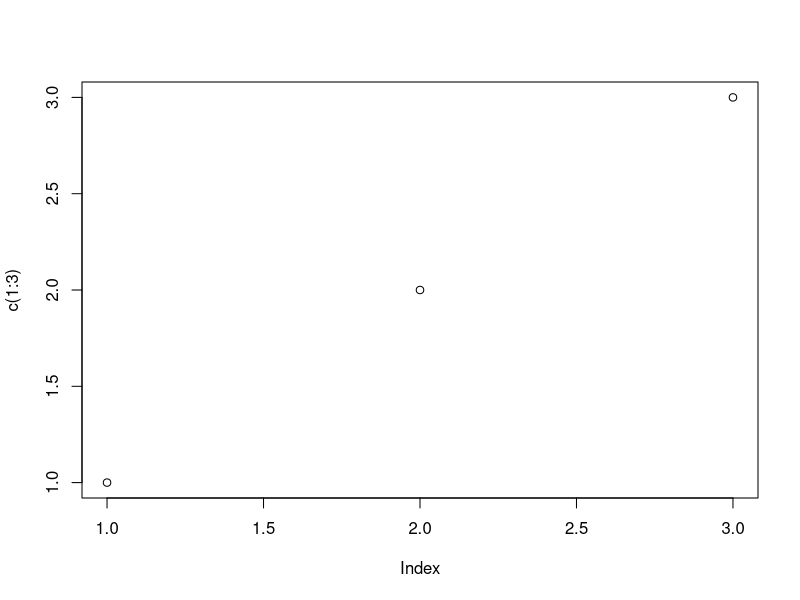

Reproduce this figure in R.
## ---- chunk 1
plot(c(1:3))
## ---- chunk 2
#| echo: false
2 * 2
